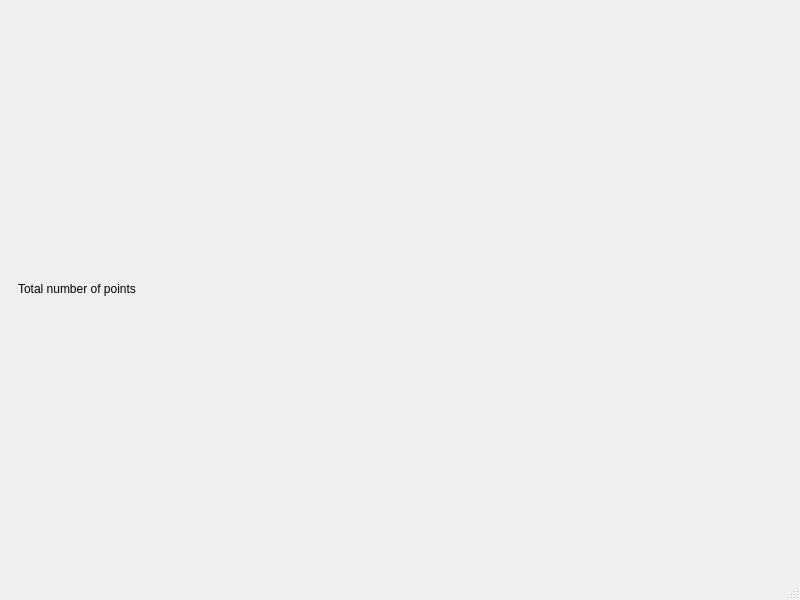
<?xml version="1.0" encoding="UTF-8"?>
<ui version="4.0">
 <class>MultiPlot</class>
 <widget class="QMainWindow" name="MultiPlot">
  <property name="geometry">
   <rect>
    <x>0</x>
    <y>0</y>
    <width>800</width>
    <height>600</height>
   </rect>
  </property>
  <property name="windowTitle">
   <string>MultiPlot</string>
  </property>
  <widget class="QWidget" name="centralwidget">
   <layout class="QVBoxLayout" name="verticalLayout">
    <item>
     <widget class="QWidget" name="widget" native="true">
      <property name="sizePolicy">
       <sizepolicy hsizetype="Preferred" vsizetype="Maximum">
        <horstretch>0</horstretch>
        <verstretch>0</verstretch>
       </sizepolicy>
      </property>
      <layout class="QFormLayout" name="formLayout">
       <item row="0" column="0">
        <widget class="QLabel" name="label">
         <property name="text">
          <string>Total number of points</string>
         </property>
        </widget>
       </item>
       <item row="0" column="1">
        <widget class="QLabel" name="totalPointsNumber">
         <property name="text">
          <string/>
         </property>
        </widget>
       </item>
      </layout>
     </widget>
    </item>
   </layout>
  </widget>
  <widget class="QMenuBar" name="menubar">
   <property name="geometry">
    <rect>
     <x>0</x>
     <y>0</y>
     <width>800</width>
     <height>29</height>
    </rect>
   </property>
  </widget>
  <widget class="QStatusBar" name="statusbar"/>
 </widget>
 <resources/>
 <connections/>
</ui>
